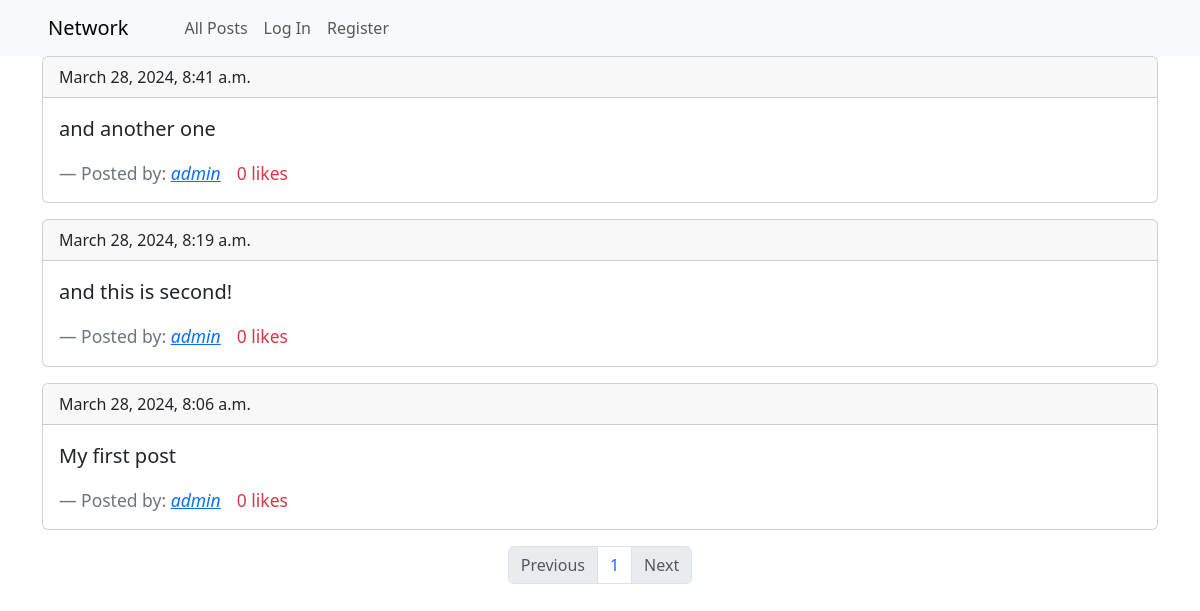
/, run on an earlier commit of the app's database.
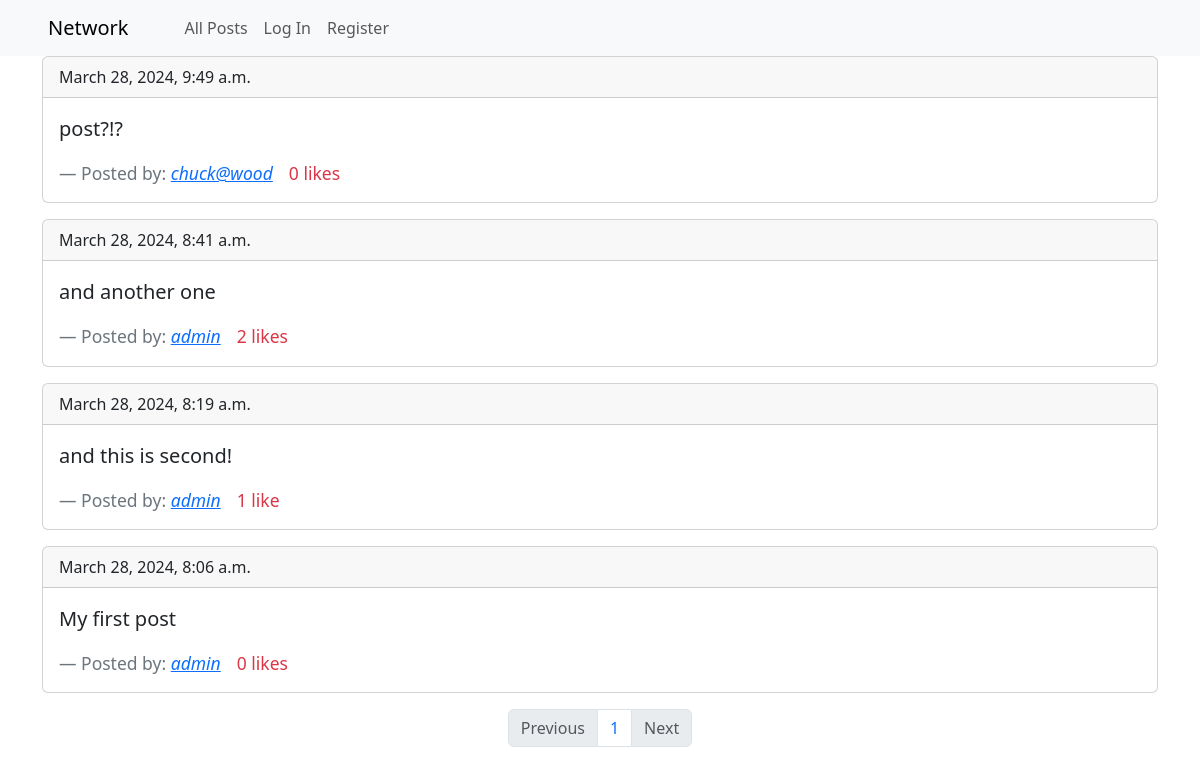
And on a later commit of the database.
### network/models.py (models this page shows, shortened)
class Post(models.Model):
    user = models.ForeignKey(User, on_delete=models.CASCADE, related_name='posts')
    content = models.TextField(max_length=1000)
    likes = models.IntegerField(default=0)
    timestamp = models.DateTimeField(auto_now_add=True)

class User(AbstractUser):
    pass

### network/views.py (the view)
# urls.py: path("", views.index, name="index"),
def index(request):
    posts = Post.objects.all().order_by("-timestamp")
    p = Paginator(posts, 10)
    page_number = request.GET.get('page')
    if not page_number:
        page_number = 1
    try:
        page_obj = p.page(page_number)
    except InvalidPage:
        page_obj = p.page(1)
    return render(request, "network/index.html", {
        "page_obj": page_obj,
    })

### network/templates/network/index.html (shortened to what this page needs)
{% extends "network/layout.html" %}
{% load static %}
{% block body %}
    <div class="container">
        {% for post in page_obj %}
            <div class="card mb-3">
                <div class="card-header">{{ post.timestamp }}</div>
                <div class="card-body">
                    <blockquote class="blockquote mb-0">
                        <p>{{ post.content }}</p>
                        <footer class="d-flex flex-row blockquote-footer mt-2">
                            Posted by:{{ "&nbsp;" }}
                            <cite title="Source Title">
                                <a href="{% url "user_profile" post.user.id %}">
                                    {{ post.user }}
                                </a>
                            </cite>
                            <div class="link link-danger ms-3" id="like_post">
                                {% if post.likes == 1 %}
                                    {{ post.likes }} like
                                {% else %}
                                    {{ post.likes }} likes
                                {% endif %}
                            </div>
                        </footer>
                    </blockquote>
                </div>
            </div>
        {% endfor %}
        {% if page_obj.end_index >= 1%}
            <nav aria-label="Page navigation example">
                <ul class="pagination justify-content-center">
                    {% if page_obj.has_previous %}
                        <li class="page-item">
                            <a class="page-link" href="?page={{ page_obj.previous_page_number }}">Previous</a>
                        </li>
                    {% else %}
                        <li class="page-item disabled">
                            <a class="page-link" href="#">Previous</a>
                        </li>
                    {% endif %}
                    {% for num in page_obj.paginator.page_range %}
                        <li class="page-item"><a class="page-link" href="?page={{ num }}">{{ num }}</a></li>
                    {% endfor %}
                    {% if page_obj.has_next %}
                        <li class="page-item">
                            <a class="page-link" href="?page={{ page_obj.next_page_number }}">Next</a>
                        </li>
                    {% else %}
                        <li class="page-item disabled">
                            <a class="page-link" href="#">Next</a>
                        </li>
                    {% endif %}
                </ul>
            </nav>
        {% endif %}
    </div>
{% endblock body %}

### network/templates/network/layout.html (shortened to what this page needs)
{% load static %}
<!DOCTYPE html>
<html lang="en">
    <head>
        <link href="https://cdn.jsdelivr.net/npm/bootstrap@5.3.3/dist/css/bootstrap.min.css" rel="stylesheet">
        <link href="{% static 'network/styles.css' %}" rel="stylesheet">
    </head>
    <body>
        <nav class="navbar navbar-expand-lg navbar-light bg-light">
            <a class="navbar-brand ms-5 me-5" href="#">Network</a>
            <div>
                <ul class="navbar-nav mr-auto">
                    <li class="nav-item">
                        <a class="nav-link" href="{% url 'index' %}">All Posts</a>
                    </li>
                    {% if user.is_authenticated %}
                        <li class="nav-item">
                            <a class="nav-link" href="{% url "following" %}">Following</a>
                        </li>
                        <li class="nav-item">
                            <a class="nav-link" href="{% url 'logout' %}">Log Out</a>
                        </li>
                    {% else %}
                        <li class="nav-item">
                            <a class="nav-link" href="{% url 'login' %}">Log In</a>
                        </li>
                        <li class="nav-item">
                            <a class="nav-link" href="{% url 'register' %}">Register</a>
                        </li>
                    {% endif %}
                </ul>
            </div>
        </nav>
        <div class="body">
            {% block body %}
            {% endblock body %}
        </div>
    </body>
</html>

What changed in the data, as far as the page shows it:
added Post: timestamp "March 28, 2024, 9:49 a.m.", content "post?!?", user "chuck@wood", likes "0"
changed Post "and another one": likes "0" → "2"
changed Post "and this is second!": likes "0" → "1"; likes "likes" → "like"
